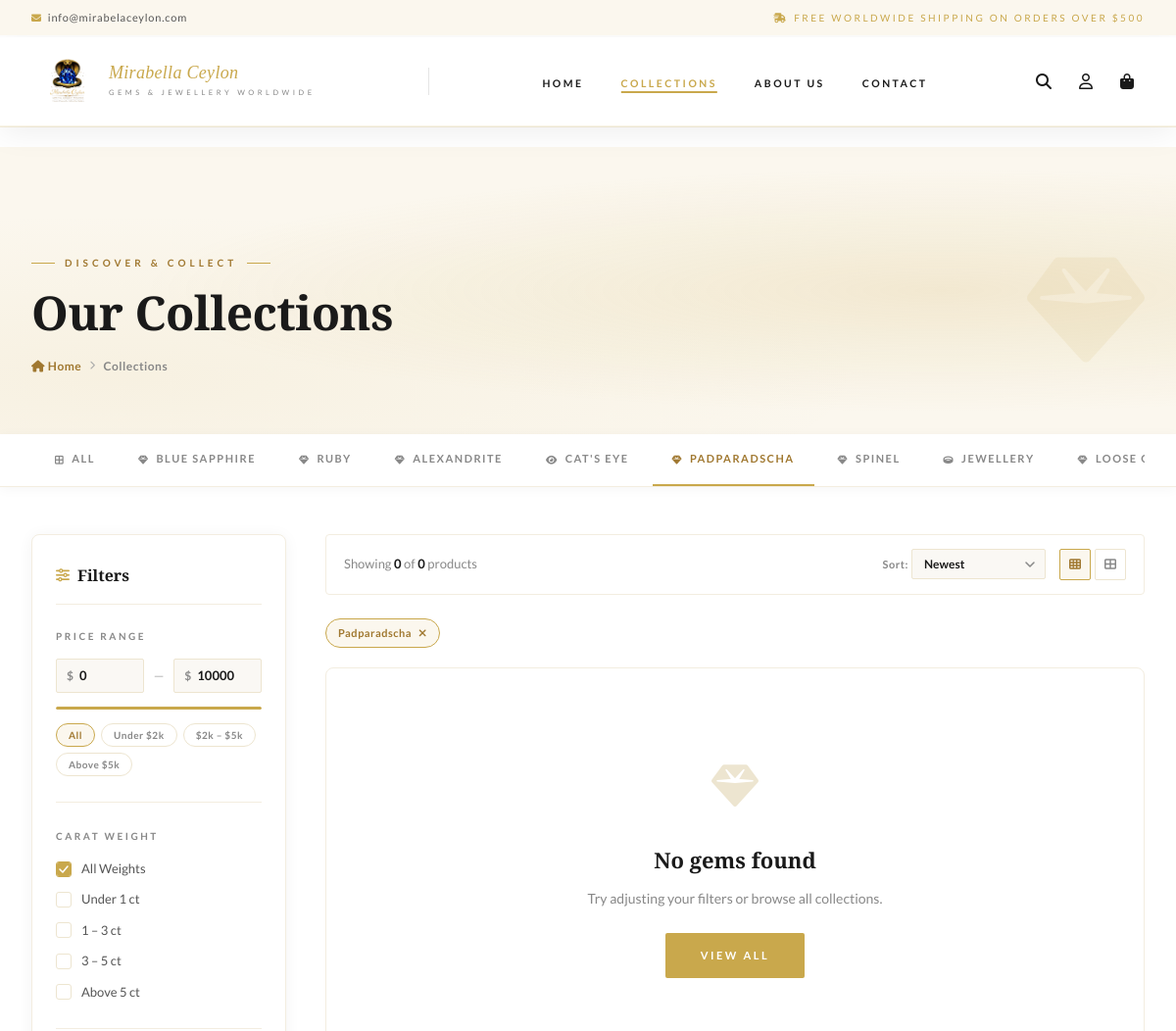
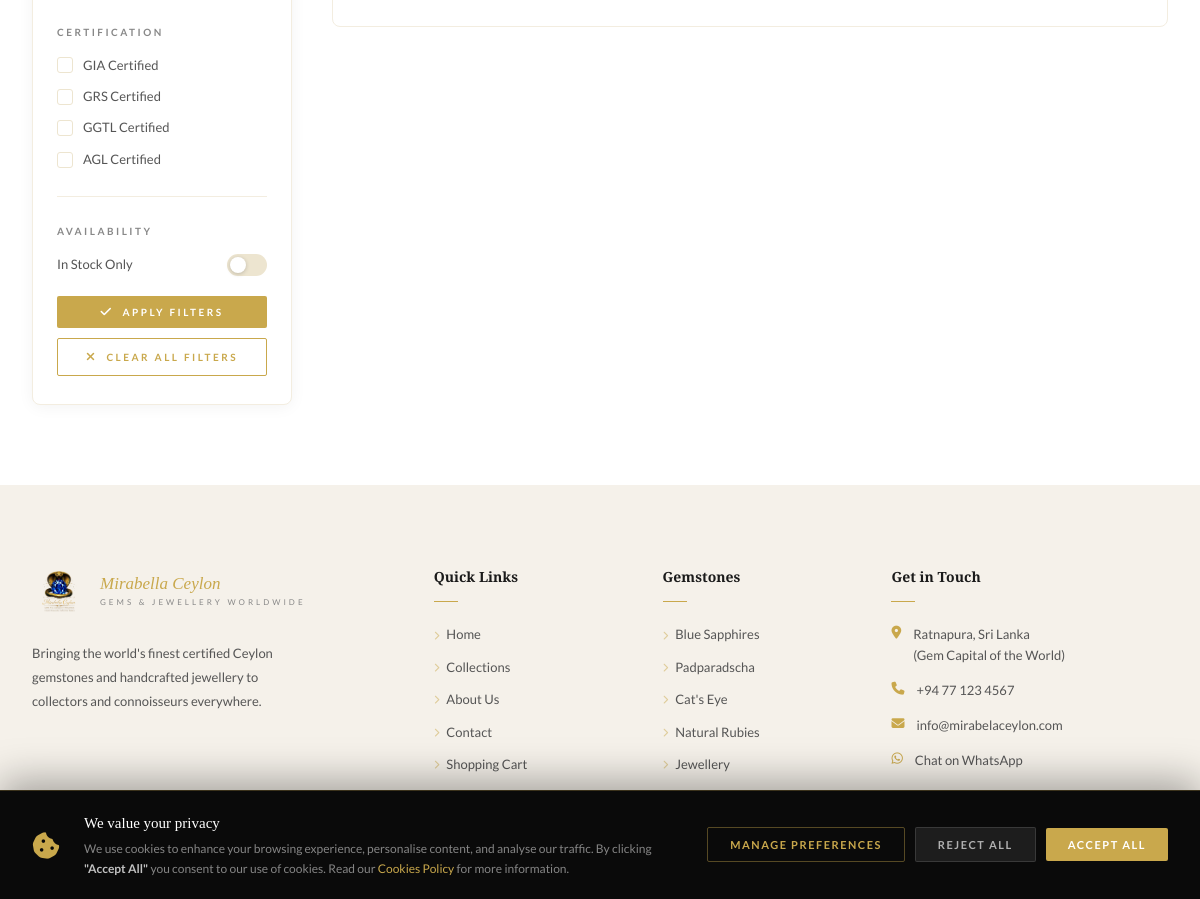
Page /shop.php?cat=padparadscha on the committed database (2 pictures, top to bottom).
### tables this page shows
CREATE TABLE IF NOT EXISTS `categories` (
  `id`          INT UNSIGNED  NOT NULL AUTO_INCREMENT,
  `name`        VARCHAR(100)  NOT NULL,
  `slug`        VARCHAR(110)  NOT NULL UNIQUE,
  `subtitle`    VARCHAR(120)           DEFAULT NULL,
  `description` TEXT                   DEFAULT NULL,
  `image`       VARCHAR(255)           DEFAULT NULL,
  `sort_order`  SMALLINT      NOT NULL DEFAULT 0,
  `show_on_home` TINYINT(1)   NOT NULL DEFAULT 0,
  `is_active`   TINYINT(1)    NOT NULL DEFAULT 1,
  `created_at`  DATETIME      NOT NULL DEFAULT CURRENT_TIMESTAMP,
  PRIMARY KEY (`id`)
);

### shop.php (the view, shortened to what the rows shown need)
<?php
$catSlug   = trim($_GET['cat']    ?? '');
$db = db();
$categories = $db->query(
    "SELECT id, name, slug FROM categories WHERE is_active = 1 ORDER BY sort_order"
)->fetchAll();
function shopUrl(array $override = [], array $remove = []): string {
    $p = $_GET;
    foreach ($override as $k => $v) $p[$k] = $v;
    foreach ($remove  as $k)        unset($p[$k]);
    unset($p['page']);
    $qs = http_build_query($p, '', '&', PHP_QUERY_RFC3986);
    return 'shop.php' . ($qs ? '?' . $qs : '');
}
include 'includes/header.php';
?>
<section class="page-hero">
  <div class="container page-hero__inner">
    <div class="page-hero__content">
      <h1 class="page-hero__title">Our Collections</h1>
    </div>
  </div>
</section>
<div class="category-strip">
  <div class="container">
    <div class="category-strip__inner">
      <a href="<?= shopUrl(['cat' => ''], ['cat']) ?>"
         class="cat-tab <?= !$catSlug ? 'active' : '' ?>">
        <i class="fas fa-border-all"></i> All
      </a>
      <?php foreach ($categories as $cat):
        $icons = [
          'blue-sapphire'   => 'fas fa-gem',
          'padparadscha'    => 'fas fa-gem',
          'cats-eye'        => 'fas fa-eye',
          'ruby'            => 'fas fa-gem',
          'alexandrite'     => 'fas fa-gem',
          'spinel'          => 'fas fa-gem',
          'jewellery'       => 'fas fa-ring',
          'loose-gemstones' => 'fas fa-gem',
        ];
        $icon = $icons[$cat['slug']] ?? 'fas fa-gem';
      ?>
      <a href="<?= shopUrl(['cat' => $cat['slug']]) ?>"
         class="cat-tab <?= $catSlug === $cat['slug'] ? 'active' : '' ?>">
        <i class="<?= $icon ?>"></i> <?= htmlspecialchars($cat['name']) ?>
      </a>
      <?php endforeach; ?>
    </div>
  </div>
</div>
<?php include 'includes/footer.php'; ?>

### rows in the picture
categories: name "BLUE SAPPHIRE"
categories: name "RUBY"
categories: name "ALEXANDRITE"
categories: name "CAT'S EYE"
categories: name "PADPARADSCHA"
categories: name "SPINEL"
categories: name "JEWELLERY"
categories: name "LOOSE…"

### other values in the picture
$_hEmail "info@mirabelaceylon.com"
$wLabel "Under 1 ct"
$wLabel "1 – 3 ct"
$wLabel "3 – 5 ct"
$wLabel "Above 5 ct"
$cLabel "GIA Certified"
$cLabel "GRS Certified"
$cLabel "GGTL Certified"
$cLabel "AGL Certified"
min($total, $offset + $perPage) - $offset "0"
$total "0"
$chip['label'] "Padparadscha"
